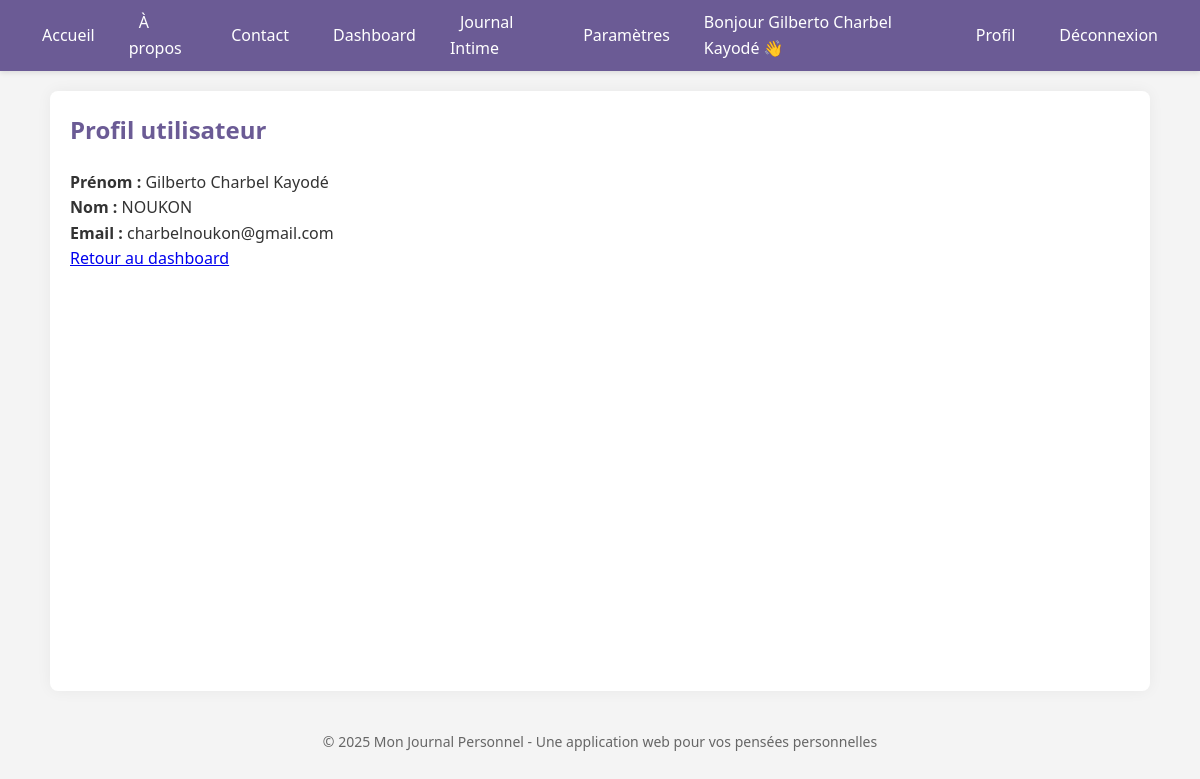
The app's page /profile (signed in) with its own data.
### app.py (models this page shows, shortened)
class User(db.Model, UserMixin):
    id = db.Column(db.Integer, primary_key=True)
    first_name = db.Column(db.String(100), nullable=False)
    last_name = db.Column(db.String(100), nullable=False)
    email = db.Column(db.String(150), unique=True, nullable=False)
    password_hash = db.Column(db.String(200), nullable=False)
    theme = db.Column(db.String(20), default="light")  # 'light' ou 'dark'
    font = db.Column(db.String(50), default="default")  # ex : 'serif', 'sans-serif', etc.
    entries = db.relationship('JournalEntry', backref='author', lazy=True)

### app.py (the view)
@app.route('/profile')
@login_required
def profile():
    return render_template('profile.html', user=current_user)

### app.py (called while the page is built)
@login_manager.user_loader
def load_user(user_id):
    return db.session.get(User, int(user_id))  # Changement ici

### templates/profile.html
{% extends "base.html" %}
{% block content %}
  <h2>Profil utilisateur</h2>
  <p><strong>Prénom :</strong> {{ user.first_name }}</p>
  <p><strong>Nom :</strong> {{ user.last_name }}</p>
  <p><strong>Email :</strong> {{ user.email }}</p>
  <a href="{{ url_for('dashboard') }}">Retour au dashboard</a>
{% endblock %}

### templates/base.html (shortened to what this page needs)
<!DOCTYPE html>
<html lang="fr">
<head>
</head>
<body>
    <nav>
    <ul>
        <li><a href="{{ url_for('home') }}">Accueil</a></li>
        <li><a href="{{ url_for('about') }}">À propos</a></li>
        <li><a href="{{ url_for('contact') }}">Contact</a></li>
        {% if current_user.is_authenticated %}
            <li><a href="{{ url_for('dashboard') }}">Dashboard</a></li>
            <li><a href="{{ url_for('journal') }}">Journal Intime</a></li>
            <li><a href="{{ url_for('settings') }}">Paramètres</a></li>
        {% endif %}
    </ul>
    <ul>
        {% if current_user.is_authenticated %}
            <li style="color: white;">Bonjour {{ current_user.first_name }} 👋</li>
            <li><a href="{{ url_for('profile') }}">Profil</a></li>
            <li><a href="{{ url_for('logout') }}">Déconnexion</a></li>
        {% else %}
            <li><a href="{{ url_for('login') }}">Connexion</a></li>
            <li><a href="{{ url_for('register') }}">Inscription</a></li>
        {% endif %}
    </ul>
    </nav>
    <div class="content-wrapper">
        {% block content %}{% endblock %}
    </div>
    <body class="{{ current_user.theme }} {{ current_user.font }}">
    <footer>
        <p>© 2025 Mon Journal Personnel - Une application web pour vos pensées personnelles</p>
    </footer>
</body>
</html>

### templates/base.html (style rules this page uses)
body.light { background-color: var(--light-bg); color: var(--dark-text); }
:root { --primary-color: #6b5b95; --primary-hover: #5a4a82; --light-bg: #f4f4f4; --dark-text: #333; --light-text: #fff; --success-color: #4caf50; --error-color: #f44336; --border-radius: 8px; }
* { box-sizing: border-box; margin: 0; padding: 0; }
body { margin: 0; font-family: 'Segoe UI', Tahoma, Geneva, Verdana, sans-serif; background-color: var(--light-bg); color: var(--dark-text); line-height: 1.6; }
nav { background-color: var(--primary-color); padding: 10px 20px; display: flex; justify-content: space-between; align-items: center; box-shadow: 0 2px 5px rgba(0,0,0,0.1); }
nav ul { list-style: none; margin: 0; padding: 0; display: flex; align-items: center; }
nav li { margin: 0 12px; }
nav a { color: var(--light-text); text-decoration: none; font-weight: 500; transition: all 0.3s ease; padding: 5px 10px; border-radius: var(--border-radius); }
.content-wrapper { max-width: 1100px; margin: 20px auto; padding: 20px; background-color: white; border-radius: var(--border-radius); box-shadow: 0 0 15px rgba(0,0,0,0.05); min-height: calc(100vh - 200px); }
h1, h2, h3 { color: var(--primary-color); margin-bottom: 20px; }
footer { text-align: center; padding: 20px; margin-top: 20px; color: #666; font-size: 14px; }

### records on screen
User: first_name "Gilberto Charbel Kayodé", last_name "NOUKON", email "charbelnoukon@gmail.com"
